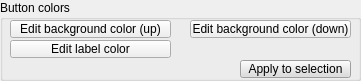
  <widget class="QGroupBox" name="groupBox_5">
   <property name="geometry">
    <rect>
     <x>10</x>
     <y>350</y>
     <width>361</width>
     <height>81</height>
    </rect>
   </property>
   <property name="title">
    <string>Button colors</string>
   </property>
   <property name="flat">
    <bool>true</bool>
   </property>
   <widget class="QToolButton" name="qqColorLabel">
    <property name="geometry">
     <rect>
      <x>10</x>
      <y>40</y>
      <width>161</width>
      <height>18</height>
     </rect>
    </property>
    <property name="focusPolicy">
     <enum>Qt::StrongFocus</enum>
    </property>
    <property name="text">
     <string>Edit label color</string>
    </property>
   </widget>
   <widget class="QToolButton" name="qqColorUp">
    <property name="geometry">
     <rect>
      <x>10</x>
      <y>20</y>
      <width>161</width>
      <height>18</height>
     </rect>
    </property>
    <property name="focusPolicy">
     <enum>Qt::StrongFocus</enum>
    </property>
    <property name="text">
     <string>Edit background color (up)</string>
    </property>
   </widget>
   <widget class="QToolButton" name="qqColorDown">
    <property name="geometry">
     <rect>
      <x>190</x>
      <y>20</y>
      <width>161</width>
      <height>18</height>
     </rect>
    </property>
    <property name="focusPolicy">
     <enum>Qt::StrongFocus</enum>
    </property>
    <property name="text">
     <string>Edit background color (down)</string>
    </property>
   </widget>
   <widget class="QToolButton" name="qqApplyColor">
    <property name="geometry">
     <rect>
      <x>240</x>
      <y>60</y>
      <width>111</width>
      <height>18</height>
     </rect>
    </property>
    <property name="palette">
     <palette>
      <active>
       <colorrole role="WindowText">
        <brush brushstyle="SolidPattern">
         <color alpha="255">
          <red>0</red>
          <green>0</green>
          <blue>0</blue>
         </color>
        </brush>
       </colorrole>
       <colorrole role="Button">
        <brush brushstyle="SolidPattern">
         <color alpha="255">
          <red>220</red>
          <green>220</green>
          <blue>220</blue>
         </color>
        </brush>
       </colorrole>
       <colorrole role="Light">
        <brush brushstyle="SolidPattern">
         <color alpha="255">
          <red>255</red>
          <green>255</green>
          <blue>255</blue>
         </color>
        </brush>
       </colorrole>
       <colorrole role="Midlight">
        <brush brushstyle="SolidPattern">
         <color alpha="255">
          <red>237</red>
          <green>237</green>
          <blue>237</blue>
         </color>
        </brush>
       </colorrole>
       <colorrole role="Dark">
        <brush brushstyle="SolidPattern">
         <color alpha="255">
          <red>110</red>
          <green>110</green>
          <blue>110</blue>
         </color>
        </brush>
       </colorrole>
       <colorrole role="Mid">
        <brush brushstyle="SolidPattern">
         <color alpha="255">
          <red>147</red>
          <green>147</green>
          <blue>147</blue>
         </color>
        </brush>
       </colorrole>
       <colorrole role="Text">
        <brush brushstyle="SolidPattern">
         <color alpha="255">
          <red>0</red>
          <green>0</green>
          <blue>0</blue>
         </color>
        </brush>
       </colorrole>
       <colorrole role="BrightText">
        <brush brushstyle="SolidPattern">
         <color alpha="255">
          <red>255</red>
          <green>255</green>
          <blue>255</blue>
         </color>
        </brush>
       </colorrole>
       <colorrole role="ButtonText">
        <brush brushstyle="SolidPattern">
         <color alpha="255">
          <red>0</red>
          <green>0</green>
          <blue>0</blue>
         </color>
        </brush>
       </colorrole>
       <colorrole role="Base">
        <brush brushstyle="SolidPattern">
         <color alpha="255">
          <red>255</red>
          <green>255</green>
          <blue>255</blue>
         </color>
        </brush>
       </colorrole>
       <colorrole role="Window">
        <brush brushstyle="SolidPattern">
         <color alpha="255">
          <red>220</red>
          <green>220</green>
          <blue>220</blue>
         </color>
        </brush>
       </colorrole>
       <colorrole role="Shadow">
        <brush brushstyle="SolidPattern">
         <color alpha="255">
          <red>0</red>
          <green>0</green>
          <blue>0</blue>
         </color>
        </brush>
       </colorrole>
       <colorrole role="AlternateBase">
        <brush brushstyle="SolidPattern">
         <color alpha="255">
          <red>237</red>
          <green>237</green>
          <blue>237</blue>
         </color>
        </brush>
       </colorrole>
       <colorrole role="ToolTipBase">
        <brush brushstyle="SolidPattern">
         <color alpha="255">
          <red>255</red>
          <green>255</green>
          <blue>220</blue>
         </color>
        </brush>
       </colorrole>
       <colorrole role="ToolTipText">
        <brush brushstyle="SolidPattern">
         <color alpha="255">
          <red>0</red>
          <green>0</green>
          <blue>0</blue>
         </color>
        </brush>
       </colorrole>
      </active>
      <inactive>
       <colorrole role="WindowText">
        <brush brushstyle="SolidPattern">
         <color alpha="255">
          <red>0</red>
          <green>0</green>
          <blue>0</blue>
         </color>
        </brush>
       </colorrole>
       <colorrole role="Button">
        <brush brushstyle="SolidPattern">
         <color alpha="255">
          <red>220</red>
          <green>220</green>
          <blue>220</blue>
         </color>
        </brush>
       </colorrole>
       <colorrole role="Light">
        <brush brushstyle="SolidPattern">
         <color alpha="255">
          <red>255</red>
          <green>255</green>
          <blue>255</blue>
         </color>
        </brush>
       </colorrole>
       <colorrole role="Midlight">
        <brush brushstyle="SolidPattern">
         <color alpha="255">
          <red>237</red>
          <green>237</green>
          <blue>237</blue>
         </color>
        </brush>
       </colorrole>
       <colorrole role="Dark">
        <brush brushstyle="SolidPattern">
         <color alpha="255">
          <red>110</red>
          <green>110</green>
          <blue>110</blue>
         </color>
        </brush>
       </colorrole>
       <colorrole role="Mid">
        <brush brushstyle="SolidPattern">
         <color alpha="255">
          <red>147</red>
          <green>147</green>
          <blue>147</blue>
         </color>
        </brush>
       </colorrole>
       <colorrole role="Text">
        <brush brushstyle="SolidPattern">
         <color alpha="255">
          <red>0</red>
          <green>0</green>
          <blue>0</blue>
         </color>
        </brush>
       </colorrole>
       <colorrole role="BrightText">
        <brush brushstyle="SolidPattern">
         <color alpha="255">
          <red>255</red>
          <green>255</green>
          <blue>255</blue>
         </color>
        </brush>
       </colorrole>
       <colorrole role="ButtonText">
        <brush brushstyle="SolidPattern">
         <color alpha="255">
          <red>0</red>
          <green>0</green>
          <blue>0</blue>
         </color>
        </brush>
       </colorrole>
       <colorrole role="Base">
        <brush brushstyle="SolidPattern">
         <color alpha="255">
          <red>255</red>
          <green>255</green>
          <blue>255</blue>
         </color>
        </brush>
       </colorrole>
       <colorrole role="Window">
        <brush brushstyle="SolidPattern">
         <color alpha="255">
          <red>220</red>
          <green>220</green>
          <blue>220</blue>
         </color>
        </brush>
       </colorrole>
       <colorrole role="Shadow">
        <brush brushstyle="SolidPattern">
         <color alpha="255">
          <red>0</red>
          <green>0</green>
          <blue>0</blue>
         </color>
        </brush>
       </colorrole>
       <colorrole role="AlternateBase">
        <brush brushstyle="SolidPattern">
         <color alpha="255">
          <red>237</red>
          <green>237</green>
          <blue>237</blue>
         </color>
        </brush>
       </colorrole>
       <colorrole role="ToolTipBase">
        <brush brushstyle="SolidPattern">
         <color alpha="255">
          <red>255</red>
          <green>255</green>
          <blue>220</blue>
         </color>
        </brush>
       </colorrole>
       <colorrole role="ToolTipText">
        <brush brushstyle="SolidPattern">
         <color alpha="255">
          <red>0</red>
          <green>0</green>
          <blue>0</blue>
         </color>
        </brush>
       </colorrole>
      </inactive>
      <disabled>
       <colorrole role="WindowText">
        <brush brushstyle="SolidPattern">
         <color alpha="255">
          <red>110</red>
          <green>110</green>
          <blue>110</blue>
         </color>
        </brush>
       </colorrole>
       <colorrole role="Button">
        <brush brushstyle="SolidPattern">
         <color alpha="255">
          <red>220</red>
          <green>220</green>
          <blue>220</blue>
         </color>
        </brush>
       </colorrole>
       <colorrole role="Light">
        <brush brushstyle="SolidPattern">
         <color alpha="255">
          <red>255</red>
          <green>255</green>
          <blue>255</blue>
         </color>
        </brush>
       </colorrole>
       <colorrole role="Midlight">
        <brush brushstyle="SolidPattern">
         <color alpha="255">
          <red>237</red>
          <green>237</green>
          <blue>237</blue>
         </color>
        </brush>
       </colorrole>
       <colorrole role="Dark">
        <brush brushstyle="SolidPattern">
         <color alpha="255">
          <red>110</red>
          <green>110</green>
          <blue>110</blue>
         </color>
        </brush>
       </colorrole>
       <colorrole role="Mid">
        <brush brushstyle="SolidPattern">
         <color alpha="255">
          <red>147</red>
          <green>147</green>
          <blue>147</blue>
         </color>
        </brush>
       </colorrole>
       <colorrole role="Text">
        <brush brushstyle="SolidPattern">
         <color alpha="255">
          <red>110</red>
          <green>110</green>
          <blue>110</blue>
         </color>
        </brush>
       </colorrole>
       <colorrole role="BrightText">
        <brush brushstyle="SolidPattern">
         <color alpha="255">
          <red>255</red>
          <green>255</green>
          <blue>255</blue>
         </color>
        </brush>
       </colorrole>
       <colorrole role="ButtonText">
        <brush brushstyle="SolidPattern">
         <color alpha="255">
          <red>110</red>
          <green>110</green>
          <blue>110</blue>
         </color>
        </brush>
       </colorrole>
       <colorrole role="Base">
        <brush brushstyle="SolidPattern">
         <color alpha="255">
          <red>220</red>
          <green>220</green>
          <blue>220</blue>
         </color>
        </brush>
       </colorrole>
       <colorrole role="Window">
        <brush brushstyle="SolidPattern">
         <color alpha="255">
          <red>220</red>
          <green>220</green>
          <blue>220</blue>
         </color>
        </brush>
       </colorrole>
       <colorrole role="Shadow">
        <brush brushstyle="SolidPattern">
         <color alpha="255">
          <red>0</red>
          <green>0</green>
          <blue>0</blue>
         </color>
        </brush>
       </colorrole>
       <colorrole role="AlternateBase">
        <brush brushstyle="SolidPattern">
         <color alpha="255">
          <red>220</red>
          <green>220</green>
          <blue>220</blue>
         </color>
        </brush>
       </colorrole>
       <colorrole role="ToolTipBase">
        <brush brushstyle="SolidPattern">
         <color alpha="255">
          <red>255</red>
          <green>255</green>
          <blue>220</blue>
         </color>
        </brush>
       </colorrole>
       <colorrole role="ToolTipText">
        <brush brushstyle="SolidPattern">
         <color alpha="255">
          <red>0</red>
          <green>0</green>
          <blue>0</blue>
         </color>
        </brush>
       </colorrole>
      </disabled>
     </palette>
    </property>
    <property name="focusPolicy">
     <enum>Qt::StrongFocus</enum>
    </property>
    <property name="text">
     <string>Apply to selection</string>
    </property>
   </widget>
  </widget>
